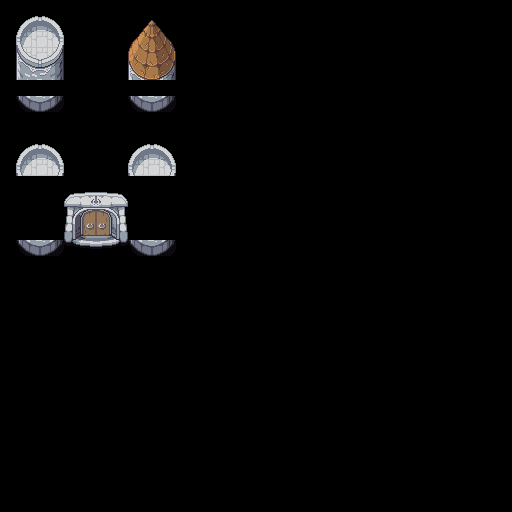

A level layout from a 2D game, rendered from its tile map. Below: a short description, then the map file with its tile-grid data intact:
An orthogonal 32x32 tile map with 16x16 px tiles, 1 tile layer (Tile Layer 2), 1 hidden layer not drawn.

<map version="1.0" tiledversion="1.1.4" orientation="orthogonal" renderorder="right-down" width="32" height="32" tilewidth="16" tileheight="16" infinite="0" nextobjectid="1">
 <tileset firstgid="1" source="../src-graphics/Overworld.tsx" />
 <layer name="Tile Layer 1" width="32" height="32" visible="0">
  <data encoding="csv">
1,1,1,243,244,404,284,284,284,285,1,1,1,1,1,1,1,1,1,1,1,1,1,1,1,1,1,1,1,1,1,1,
1,1,1,283,284,284,284,284,284,285,121,122,123,1,1,1,1,1,1,1,1,1,1,1,1,1,1,1,1,1,1,1,
1,121,122,323,324,364,284,284,284,285,161,162,163,1,1,1,1,1,1,1,1,1,1,1,1,1,1,1,1,1,1,1,
1,161,162,163,1,283,284,284,284,285,201,202,203,1,1,1,1,1,1,1,1,1,1,1,1,1,1,1,1,1,1,1,
1,201,202,203,1,283,284,284,363,325,1,1,1,1,1,1,1,1,1,1,1,1,1,1,1,1,1,1,1,1,1,1,
1,1041,1042,1043,24,24,24,24,1041,1042,1043,1,1,1,1,1,1,1,1,1,1,1,1,1,1,1,1,1,1,1,1,1,
1,63,284,929,1010,1009,1010,1009,930,162,65,1,1,1,1,1,1,1,1,1,1,1,1,1,1,1,1,1,1,1,1,1,
1,63,970,969,970,969,970,969,970,969,65,1,1,1,1,1,1,1,1,1,1,1,1,1,1,1,1,1,1,1,1,1,
1,63,1010,1009,1010,1009,1010,1009,1010,1009,65,1,1,1,1,1,1,1,1,1,1,1,1,1,1,1,1,1,1,1,1,1,
1,63,970,969,970,969,970,969,970,969,65,1,243,244,244,244,244,244,244,244,245,1,1,1,1,1,1,1,1,1,1,1,
1,103,1010,1009,1010,1009,1010,1009,1010,1009,65,1,283,284,284,284,284,284,284,284,285,1,1,1,1,1,1,1,1,1,1,1,
1,921,922,923,970,969,970,969,921,922,923,1,283,284,284,284,284,284,284,284,285,1,1,1,1,1,1,1,1,1,1,1,
1,961,962,963,930,929,930,929,961,962,963,1,323,324,324,324,364,284,284,284,285,1,1,1,1,1,1,1,1,1,1,1,
1,1001,1002,1003,970,969,970,969,1001,1002,1003,1,243,244,244,244,404,284,284,284,285,1,1,1,1,1,1,1,1,1,1,1,
1,1041,1042,1043,1010,1009,1010,1009,1041,1042,1043,1,283,284,284,284,284,284,284,284,285,1,1,1,1,1,1,1,1,1,1,1,
1,1,1,1,1,1,1,1,1,1,1,1,283,284,284,284,284,284,284,284,285,1,1,1,1,1,1,1,1,1,1,1,
1,121,122,123,121,122,123,121,122,123,1,1,283,284,284,284,284,284,284,284,285,1,1,1,1,1,1,1,1,1,1,1,
1,161,162,163,161,162,163,161,162,163,1,1,323,324,324,324,324,324,324,324,325,1,1,1,1,1,1,1,1,1,1,1,
1,201,202,203,201,202,203,201,202,203,1,1,1,1,1,1,1,1,1,1,1,1,1,1,1,1,1,1,1,1,1,1,
1,1,121,122,123,121,122,123,1,1,1,1,1,1,1,1,1,1,1,1,1,1,1,1,1,1,1,1,1,1,1,1,
1,1,161,162,163,161,162,163,121,122,123,1,1,1,1,1,1,1,1,1,1,1,1,1,1,1,1,1,1,1,1,1,
1,1,201,202,203,201,202,203,161,162,163,1,1,1,1,1,1,1,1,1,1,1,1,1,1,1,1,1,1,1,1,1,
1,1,1,1,1,1,1,1,201,202,203,1,1,1,1,1,1,1,1,1,1,1,1,1,1,1,1,1,1,1,1,1,
1,1,1,1,1,1,1,1,1,1,1,1,1,1,1,1,1,1,1,1,1,1,1,1,1,1,1,1,1,1,1,1,
1,1,1,1,1,1,1,1,1,1,1,1,1,1,1,1,1,1,1,1,1,1,1,1,1,1,1,1,1,1,1,1,
1,1,1,1,1,1,1,1,1,1,1,1,1,1,1,1,1,1,1,1,1,1,1,1,1,1,1,1,1,1,1,1,
1,1,1,1,1,1,1,1,1,1,1,1,1,1,1,1,1,1,1,1,1,1,1,1,1,1,1,1,1,1,1,1,
1,1,1,1,1,1,1,1,1,1,1,1,1,1,1,1,1,1,1,1,1,1,1,1,1,1,1,1,1,1,1,1,
1,1,1,1,1,1,1,1,1,1,1,1,1,1,1,1,1,1,1,1,1,1,1,1,1,1,1,1,1,1,1,1,
1,1,1,1,1,1,1,1,1,1,1,1,1,1,1,1,1,1,1,1,1,1,1,1,1,1,1,1,1,1,1,1,
1,1,1,1,1,1,1,1,1,1,1,1,1,1,1,1,1,1,1,1,1,1,1,1,1,1,1,1,1,1,1,1,
1,1,1,1,1,1,1,1,1,1,1,1,1,1,1,1,1,1,1,1,1,1,1,1,1,1,1,1,1,1,1,1
</data>
 </layer>
 <layer name="Tile Layer 2" width="32" height="32">
  <data encoding="csv">
0,0,0,0,0,0,0,0,0,0,0,0,0,0,0,0,0,0,0,0,0,0,0,0,0,0,0,0,0,0,0,0,
0,841,842,843,0,0,0,0,884,885,886,0,0,0,0,0,0,0,0,0,0,0,0,0,0,0,0,0,0,0,0,0,
0,881,882,883,0,0,0,0,924,925,926,0,0,0,0,0,0,0,0,0,0,0,0,0,0,0,0,0,0,0,0,0,
0,921,922,923,0,0,0,0,964,965,966,0,0,0,0,0,0,0,0,0,0,0,0,0,0,0,0,0,0,0,0,0,
0,961,962,963,0,0,0,0,1004,1005,1006,0,0,0,0,0,0,0,0,0,0,0,0,0,0,0,0,0,0,0,0,0,
0,0,0,0,0,0,0,0,0,0,0,0,0,0,0,0,0,0,0,0,0,0,0,0,0,0,0,0,0,0,0,0,
0,1081,1082,1083,0,0,0,0,1081,1082,1083,0,0,0,0,0,0,0,0,0,0,0,0,0,0,0,0,0,0,0,0,0,
0,0,0,0,0,0,0,0,0,0,0,0,0,0,0,0,0,0,0,0,0,0,0,0,0,0,0,0,0,0,0,0,
0,0,0,0,0,0,0,0,0,0,0,0,0,0,0,0,0,0,0,0,0,0,0,0,0,0,0,0,0,0,0,0,
0,841,842,843,0,0,0,0,841,842,843,0,0,0,0,0,0,0,0,0,0,0,0,0,0,0,0,0,0,0,0,0,
0,881,882,883,0,0,0,0,881,882,883,0,0,0,0,0,0,0,0,0,0,0,0,0,0,0,0,0,0,0,0,0,
0,0,0,0,0,0,0,0,0,0,0,0,0,0,0,0,0,0,0,0,0,0,0,0,0,0,0,0,0,0,0,0,
0,0,0,0,1245,1246,1247,1248,0,0,0,0,0,0,0,0,0,0,0,0,0,0,0,0,0,0,0,0,0,0,0,0,
0,0,0,0,1285,1286,1287,1288,0,0,0,0,0,0,0,0,0,0,0,0,0,0,0,0,0,0,0,0,0,0,0,0,
0,0,0,0,1325,1326,1327,1328,0,0,0,0,0,0,0,0,0,0,0,0,0,0,0,0,0,0,0,0,0,0,0,0,
0,1081,1082,1083,1365,1366,1367,1368,1081,1082,1083,0,0,0,0,0,0,0,0,0,0,0,0,0,0,0,0,0,0,0,0,0,
0,0,0,0,0,0,0,0,0,0,0,0,0,0,0,0,0,0,0,0,0,0,0,0,0,0,0,0,0,0,0,0,
0,0,0,0,0,0,0,0,0,0,0,0,0,0,0,0,0,0,0,0,0,0,0,0,0,0,0,0,0,0,0,0,
0,0,0,0,0,0,0,0,0,0,0,0,0,0,0,0,0,0,0,0,0,0,0,0,0,0,0,0,0,0,0,0,
0,0,0,0,0,0,0,0,0,0,0,0,0,0,0,0,0,0,0,0,0,0,0,0,0,0,0,0,0,0,0,0,
0,0,0,0,0,0,0,0,0,0,0,0,0,0,0,0,0,0,0,0,0,0,0,0,0,0,0,0,0,0,0,0,
0,0,0,0,0,0,0,0,0,0,0,0,0,0,0,0,0,0,0,0,0,0,0,0,0,0,0,0,0,0,0,0,
0,0,0,0,0,0,0,0,0,0,0,0,0,0,0,0,0,0,0,0,0,0,0,0,0,0,0,0,0,0,0,0,
0,0,0,0,0,0,0,0,0,0,0,0,0,0,0,0,0,0,0,0,0,0,0,0,0,0,0,0,0,0,0,0,
0,0,0,0,0,0,0,0,0,0,0,0,0,0,0,0,0,0,0,0,0,0,0,0,0,0,0,0,0,0,0,0,
0,0,0,0,0,0,0,0,0,0,0,0,0,0,0,0,0,0,0,0,0,0,0,0,0,0,0,0,0,0,0,0,
0,0,0,0,0,0,0,0,0,0,0,0,0,0,0,0,0,0,0,0,0,0,0,0,0,0,0,0,0,0,0,0,
0,0,0,0,0,0,0,0,0,0,0,0,0,0,0,0,0,0,0,0,0,0,0,0,0,0,0,0,0,0,0,0,
0,0,0,0,0,0,0,0,0,0,0,0,0,0,0,0,0,0,0,0,0,0,0,0,0,0,0,0,0,0,0,0,
0,0,0,0,0,0,0,0,0,0,0,0,0,0,0,0,0,0,0,0,0,0,0,0,0,0,0,0,0,0,0,0,
0,0,0,0,0,0,0,0,0,0,0,0,0,0,0,0,0,0,0,0,0,0,0,0,0,0,0,0,0,0,0,0,
0,0,0,0,0,0,0,0,0,0,0,0,0,0,0,0,0,0,0,0,0,0,0,0,0,0,0,0,0,0,0,0
</data>
 </layer>
</map>
